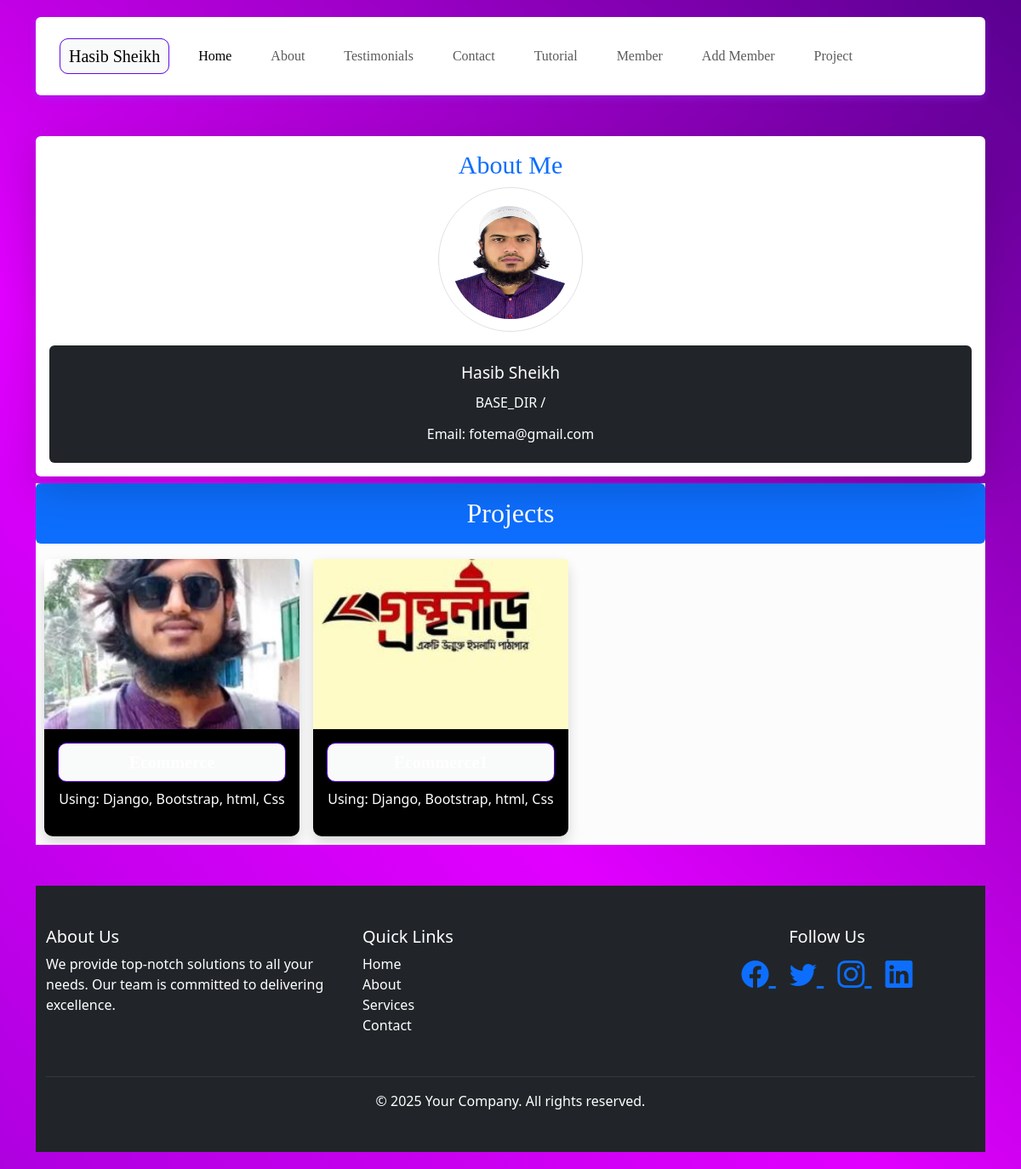
The page / on the database its author committed.
### core/models.py (models this page shows, shortened)
class About(models.Model):
    name = models.CharField(max_length=100)
    bio = models.TextField()
    profile_image = models.ImageField(upload_to='profile/')
    email = models.EmailField()

class Project(models.Model):
    title = models.CharField(max_length=200)
    description = models.TextField()
    image = models.ImageField(upload_to='projects/')
    url = models.URLField(blank=True, null=True)  # General project URL (e.g., live site or GitHub)
    youtube_url = models.URLField(
        blank=True,
        null=True,
        help_text="Add a YouTube URL if there's a demo video."
    )  # YouTube video URL for demo or overview
    technologies = models.CharField(
        max_length=200,
        help_text="Comma-separated list of technologies (e.g., Django, React, PostgreSQL)"
    )

### core/views.py (the view)
# urls.py: 2. Add a URL to urlpatterns:  path('', Home.as_view(), name='home')
class Home(ListView):
    model = Project
    template_name = 'core/home.html'
    def get_context_data(self, **kwargs):
        context = super().get_context_data(**kwargs)  # Default context (Project list)
        context['about'] = About.objects.first()  # Example: First About object
        context['testimonials'] = Testimonial.objects.all()
        context['contact'] = Contact.objects.all()   # All Testimonials
        return context

### templates/core/home.html (shortened to what this page needs)
{% load static %}
<!DOCTYPE html>
<html lang="en">
<head>
    <link href="https://cdn.jsdelivr.net/npm/bootstrap@5.3.3/dist/css/bootstrap.min.css" rel="stylesheet">
    <link rel="stylesheet" href="{% static 'CSS/text.css' %}">
</head>
<body class="bg-light text-dark">
    <div class="container">
        {% include 'core/header.html' %}
        <div class="card shadow-lg border-0 mb-1 ">
            <div class="card-body text-center">
                <h2 class="text-primary font">About Me</h2>
                <button class="rounded-circle animated-button img-thumbnail mb-3" style="width: 170px; height: 170px;">
                    <img src="{{ about.profile_image.url }}" alt="Profile Image" class=" rounded-circle" style="width: 140px; height: 140px;">
                </button>
                <div class="bg-dark text-white p-3 rounded">
                    <h6 class="p-1 rounded-1 fa-bold namesize animated-button">{{ about.name }}</h6>
                    <p>{{ about.bio }}</p>
                    <h6>Email: {{ about.email }}</h6>
                </div>
            </div>
        </div>
        <div class="mb-2 mt-2 bg-light-subtle">
            <h1 class="text-center text-white bg-primary py-3 rounded font social-icon">Projects</h1>
<div class="desktop-scroll">
    {% for project in object_list %}
    <div class="card shadow border-0 project-card bg-black">
        <a style="text-decoration: none;" href="{% url 'project_detail' pk=project.pk %}">
        <img src="/media/{{ project.image }}" alt="Project Image" class="card-img-top" style="height: 200px; object-fit: cover;">
        <div class="card-body text-center">
            <h4 class="project-title">{{ project.title }}</h4>
            <p class="text-white rounded">Using: {{ project.technologies }}</p>
        </div>
    </a>
    </div>
    {% endfor %}
</div>
        </div>
          {% include 'core/footer.html' %}
</body>
</html>

### static/CSS/text.css (style rules this page uses)
* { margin: 0; padding: 0; box-sizing: border-box; }
body { background: linear-gradient(45deg, #7F00FF, #6100af, #E100FF, #000046, #1CB5E0); background-size: 400% 400%; display: flex; justify-content: center; align-items: center; font-family: 'Times New Roman', Times, serif; min-height: 100vh; padding: 20px; }
.project-title { padding: 10px; border: 1px solid #610beb; font-size: 20px; font-weight: bold; color: #ffffff; background-color: #1d2020; font-family: 'Times New Roman', Times, serif; border-radius: 10px; background-image: linear-gradient(to right, #f9fafa 50%, #027e6d 50%); transition: background-position 1s ease; background-size: 200% 100%; animation: title-move 3s infinite alternate; }
.project-card:nth-child(odd) { animation: move-left-right 3s infinite ease-in-out; }
.project-card:nth-child(even) { animation: move-right-left 3s infinite ease-in-out; }
.desktop-scroll { display: flex; overflow-x: auto; gap: 1rem; padding: 10px; }
.desktop-scroll .project-card { flex: 0 0 80%; max-width: 300px; border: 1px solid #ddd; border-radius: 10px; background: #fff; box-shadow: 0 4px 8px rgba(0, 0, 0, 0.1); }
.font { font-family: Georgia, 'Times New Roman', Times, serif; font-size: 30px; font-style: bold; font-weight: 400; }
.namesize { font-size: 40px; }
.social-icon { font-size: 2rem; animation: multiColor 5s infinite; transition: transform 0.3s; }
.animated-button { font-size: 1.2rem; padding: 12px 24px; border: none; border-radius: 8px; cursor: pointer; animation: buttonColorAnimation 10s linear infinite; transition: transform 0.3s ease; }

### templates/core/footer.html (style rules this page uses)
.social-icon { font-size: 2rem; animation: multiColor 5s infinite; transition: transform 0.3s; }

### rows shown on the page
About: profile_image (picture), name "Hasib Sheikh", bio "BASE_DIR /", email "fotema@gmail.com"
Project: image (picture), technologies "Django, Bootstrap, html, Css"
Project: image (picture), technologies "Django, Bootstrap, html, Css"
